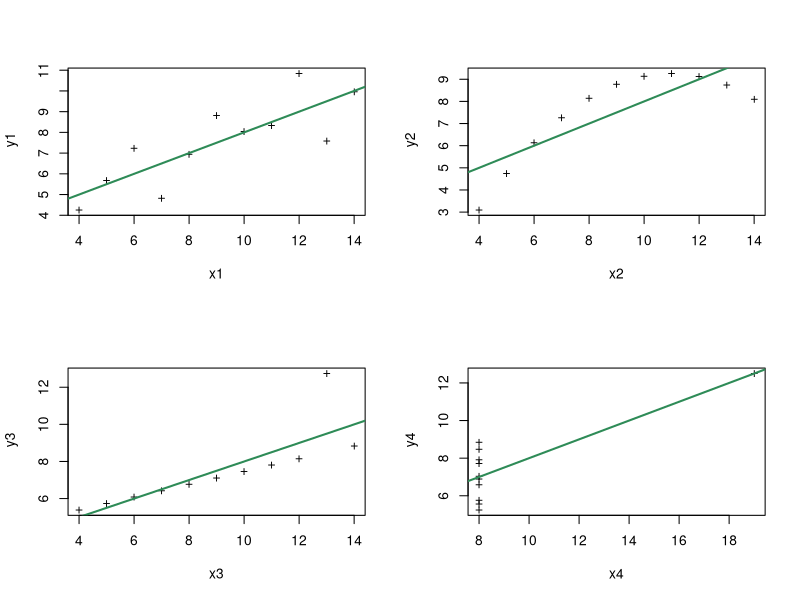

Generate this figure with R:
###############################################################################################
#   Regression (Exercise-04)                                                                  #
#   Date: 12th June 2023                                                                      #
###############################################################################################


# Preparations
rm(list = ls(all.names = TRUE))


# Exercise 3

# load dataset
data <- read.csv("Dataset/AnscombeQuartet.csv")

# view first 6 rows
head(data)

regmodel <- function(X, Y, x_lab, y_lab) {
  
  # defining the linear model object
  lobj <- lm(Y ~ X)
  
  # print the r-squared
  print(summary(lobj)$r.squared)
  
  # plot the model
  plot(X, Y, pch="+", xlab = x_lab, ylab = y_lab)
  
  # draw the regression line
  abline(lobj, col="seagreen", lwd = 2)
}

par(mfrow=c(2,2))

# call the function
regmodel(data$x1, data$y1, 'x1', ' y1')
regmodel(data$x2, data$y2, 'x2', ' y2')
regmodel(data$x3, data$y3, 'x3', ' y3')
regmodel(data$x4, data$y4, 'x4', ' y4')

par(mfrow=c(1,1))
